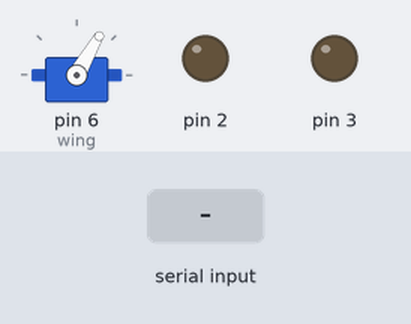
A sketch run on a simulated Arduino Uno, built with avr-gcc and run on an emulated ATmega328P. Parts: servo, output pins drawn as LEDs (lit = HIGH). The test bench sets the inputs (shaded band).

Above: at 1.2 s.
1.3 s: "1\n" received over Serial
At 1.9 s:
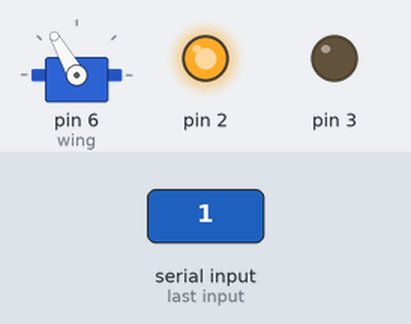
Timing chart, 0 to 4.3 s (numbered marks = the images above; inputs shaded):
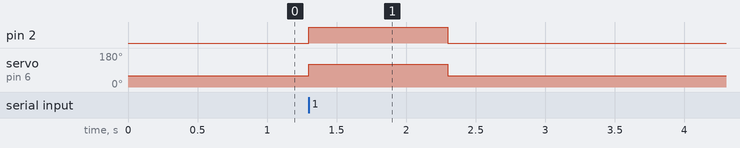

The sketch:

arduino_wing.ino
```cpp
#include <Servo.h>
Servo wing;

void setup() {
  pinMode(2, OUTPUT);
  pinMode(3,OUTPUT);
  pinMode(6,OUTPUT);
  Serial.begin(115200);
  wing.attach(6);

}

void loop() {
  if (Serial.available() > 0){
    int msg = Serial.parseInt();

    if (msg == 0){
      digitalWrite(3, HIGH);
      digitalWrite(2, LOW);
      wing.write(60);
    }

    if (msg == 1){
      digitalWrite(2, HIGH);
      digitalWrite(3, LOW);
      wing.write(120);
    }
  }
  else if (Serial.available() == 0){
    digitalWrite(2, LOW);
      digitalWrite(3, LOW);
      wing.write(60);
      digitalWrite(6, LOW);
  }

}
```

Measured:
- after the input at 1.3 s, pin 2: LOW → HIGH at once, → LOW 1.0 s later; servo on pin 6 (wing): 60° → 120° at once, → 60° 1.0 s later
